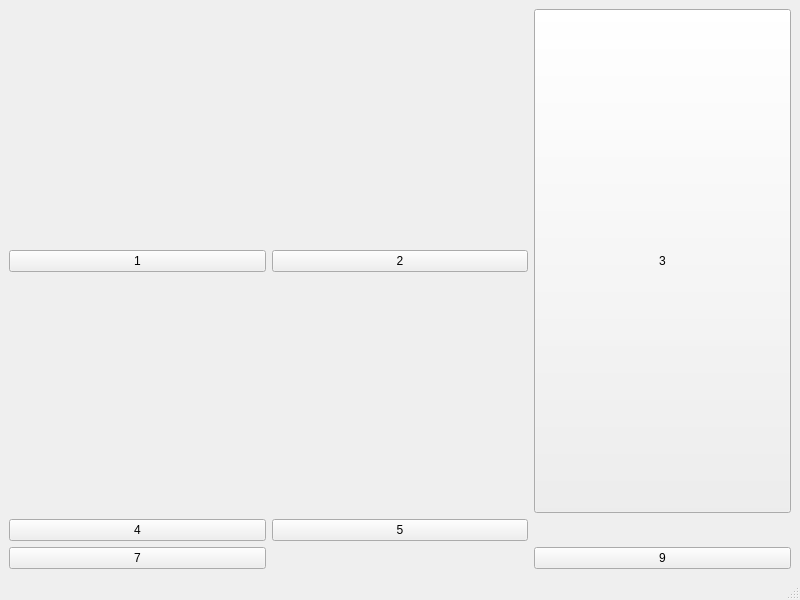
<?xml version="1.0" encoding="UTF-8"?>
<ui version="4.0">
 <class>MainWindow</class>
 <widget class="QMainWindow" name="MainWindow">
  <property name="geometry">
   <rect>
    <x>0</x>
    <y>0</y>
    <width>800</width>
    <height>600</height>
   </rect>
  </property>
  <property name="windowTitle">
   <string>MainWindow</string>
  </property>
  <widget class="QWidget" name="centralwidget">
   <layout class="QHBoxLayout" name="horizontalLayout">
    <item>
     <layout class="QGridLayout" name="gridLayout">
      <item row="1" column="1">
       <widget class="QPushButton" name="button5">
        <property name="text">
         <string>5</string>
        </property>
       </widget>
      </item>
      <item row="1" column="0">
       <widget class="QPushButton" name="button4">
        <property name="text">
         <string>4</string>
        </property>
       </widget>
      </item>
      <item row="0" column="2">
       <widget class="QPushButton" name="button3">
        <property name="sizePolicy">
         <sizepolicy hsizetype="Minimum" vsizetype="Expanding">
          <horstretch>0</horstretch>
          <verstretch>0</verstretch>
         </sizepolicy>
        </property>
        <property name="text">
         <string>3</string>
        </property>
       </widget>
      </item>
      <item row="0" column="1">
       <widget class="QPushButton" name="button2">
        <property name="text">
         <string>2</string>
        </property>
       </widget>
      </item>
      <item row="0" column="0">
       <widget class="QPushButton" name="button1">
        <property name="text">
         <string>1</string>
        </property>
       </widget>
      </item>
      <item row="2" column="2">
       <widget class="QPushButton" name="button9">
        <property name="text">
         <string>9</string>
        </property>
       </widget>
      </item>
      <item row="2" column="0">
       <widget class="QPushButton" name="button7">
        <property name="text">
         <string>7</string>
        </property>
       </widget>
      </item>
     </layout>
    </item>
   </layout>
  </widget>
  <widget class="QMenuBar" name="menubar">
   <property name="geometry">
    <rect>
     <x>0</x>
     <y>0</y>
     <width>800</width>
     <height>21</height>
    </rect>
   </property>
  </widget>
  <widget class="QStatusBar" name="statusbar"/>
 </widget>
 <resources/>
 <connections/>
</ui>
